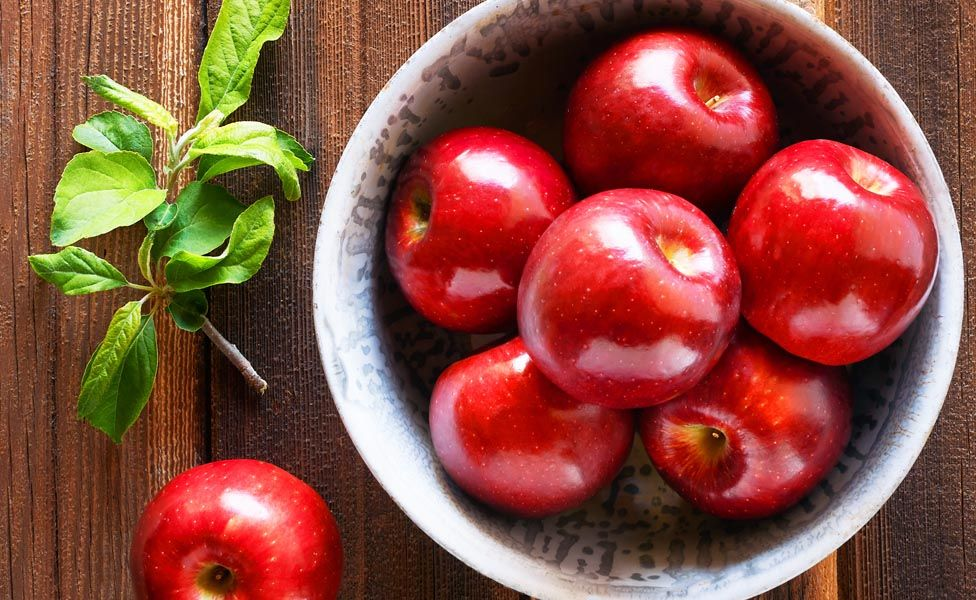
#> input picture elma.jpg, 976 x 600 px, found by its file name
$ python Sobel.py   (older library calls are emulated)
#> lines starting #> are read from the running program, lines starting #| are printed output that depends on the picture
import cv2
import numpy as np

# Load the image
image = cv2.imread("C:/Users/Casper/Desktop/elma.jpg")
#> image is the input picture: shape (600, 976, 3); mean B, G, R 64, 77.6, 138.2

# Convert the image to grayscale
gray = cv2.cvtColor(image, cv2.COLOR_BGR2GRAY)
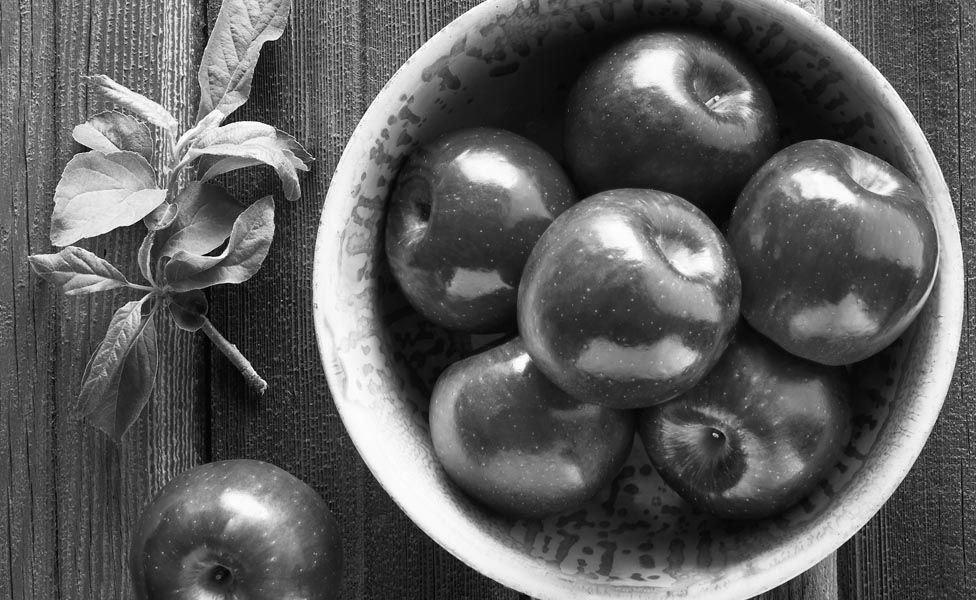
#> gray: shape (600, 976); min 0, max 255, mean 94.2

# Apply the Sobel filter
sobel_x = cv2.Sobel(gray, cv2.CV_64F, 1, 0, ksize=3)
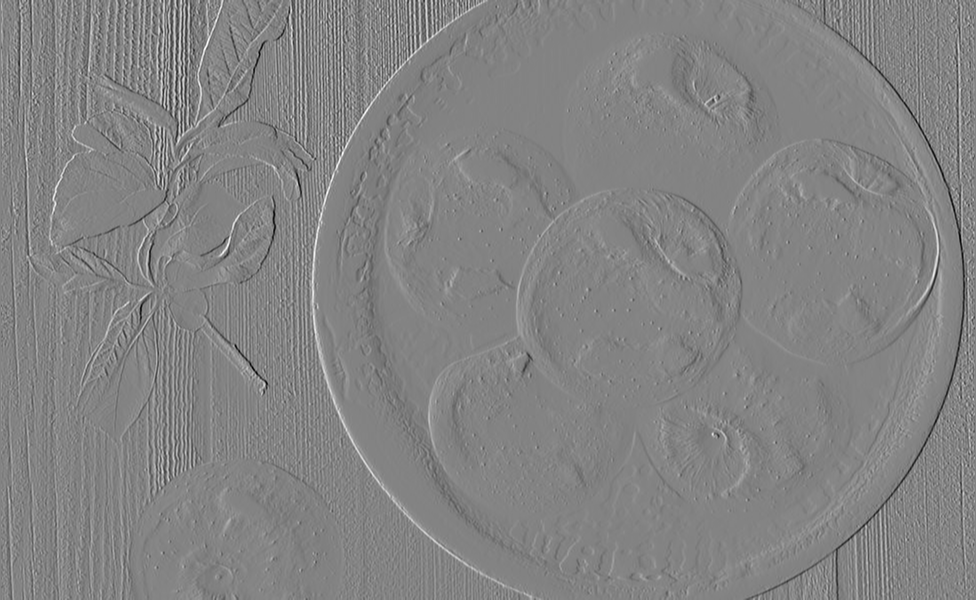
#> sobel_x: shape (600, 976) float64; min -836, max 786, mean 0; drawn with min black and max white
sobel_y = cv2.Sobel(gray, cv2.CV_64F, 0, 1, ksize=3)
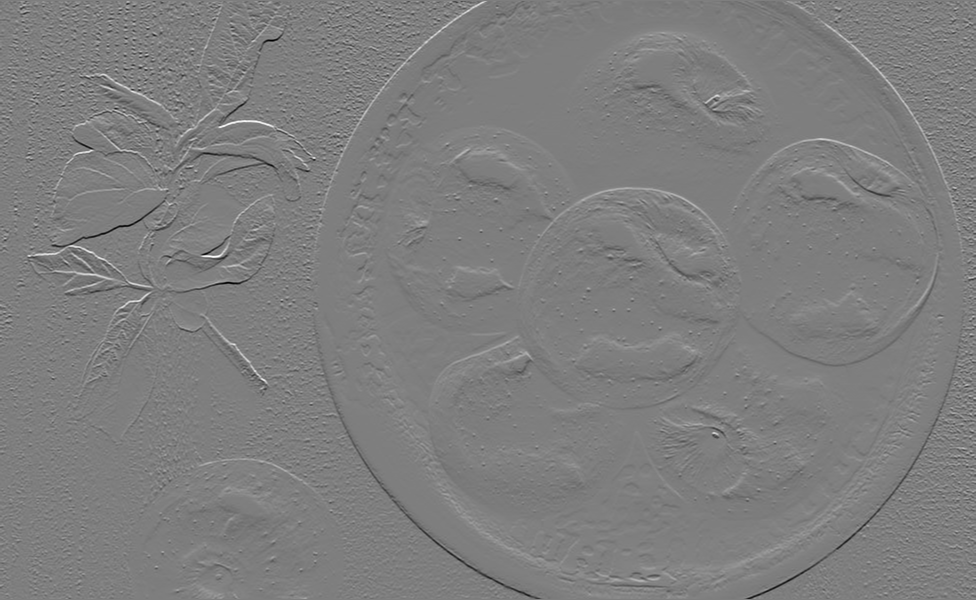
#> sobel_y: shape (600, 976) float64; min -904, max 916, mean -0.2; drawn with min black and max white
sobel = np.sqrt(np.square(sobel_x) + np.square(sobel_y))
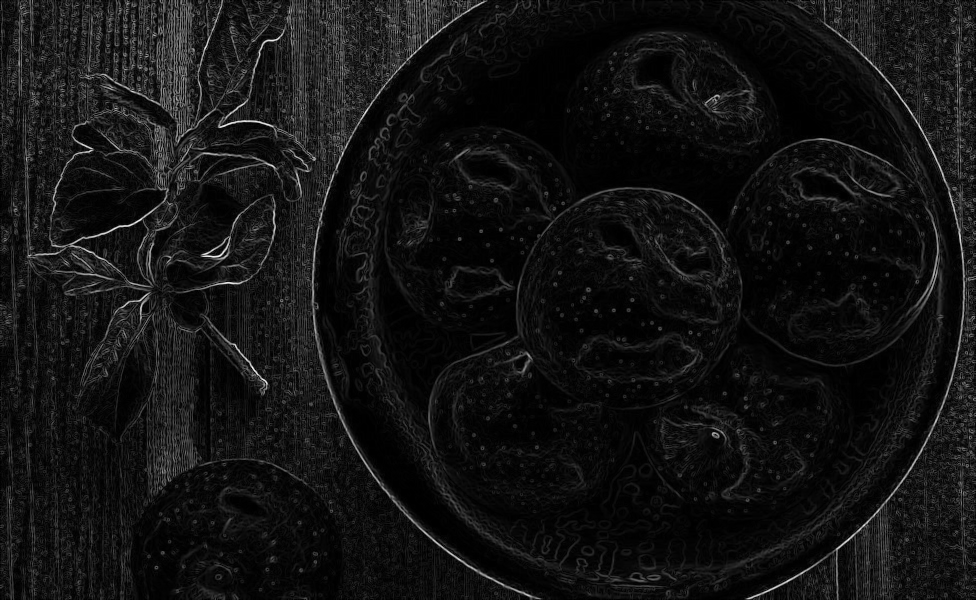
#> sobel: shape (600, 976) float64; min 0, max 968.6, mean 72.5; drawn with min black and max white
sobel = np.uint8(sobel)
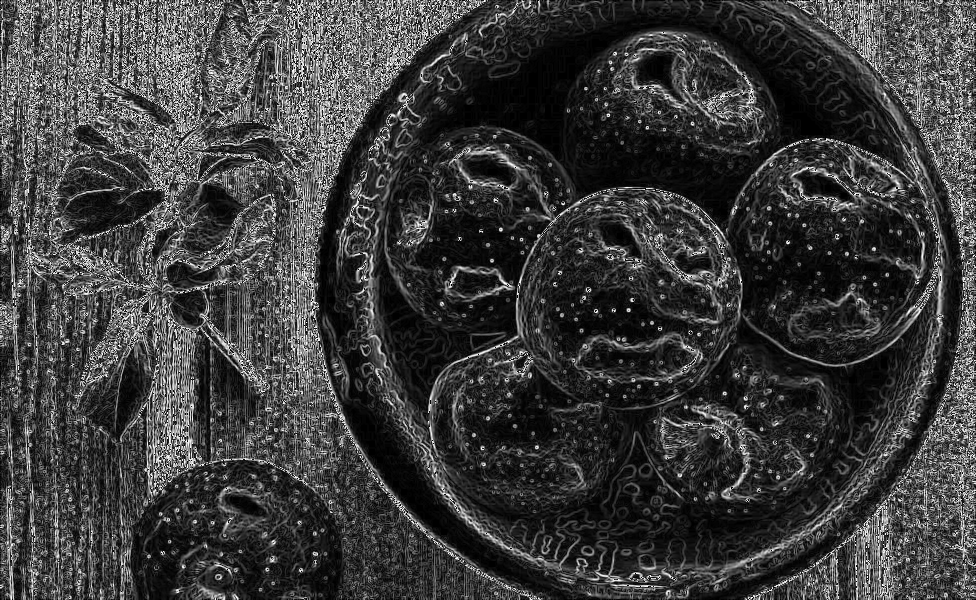
#> sobel: shape (600, 976); min 0, max 255, mean 60.5

# Save the output image
cv2.imwrite("sobel.jpg", sobel)

$ run again, with apple.jpeg copied over elma.jpg
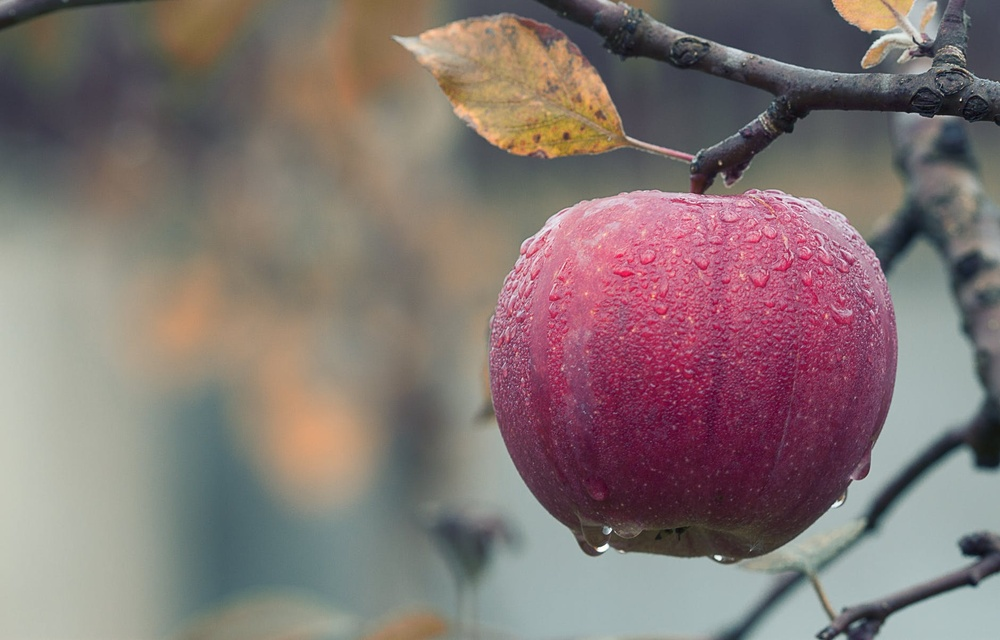
#> input picture apple.jpeg, 1000 x 640 px, shrunk from 1880 x 1204 before the run, found by its file name
#> image is the input picture: shape (640, 1000, 3); mean B, G, R 115.3, 117.1, 131.6
#> `sobel_y = cv2.Sobel(gray, cv2.CV_64F, 0, 1, ksize=3)`:
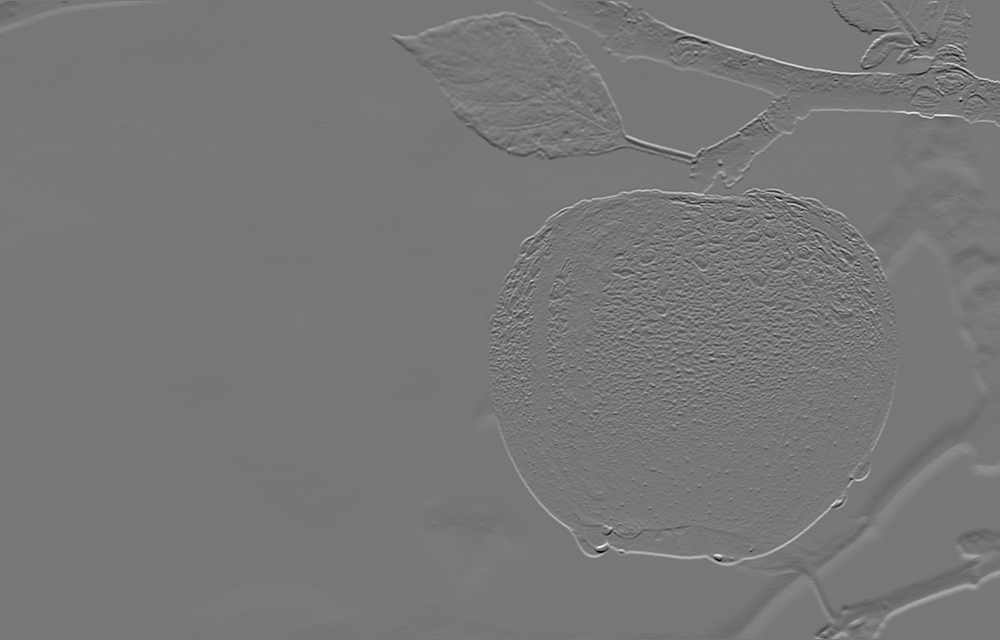
#> sobel_y: shape (640, 1000) float64; min -665, max 751, mean 0.7; drawn with min black and max white
#> `sobel = np.uint8(sobel)`:
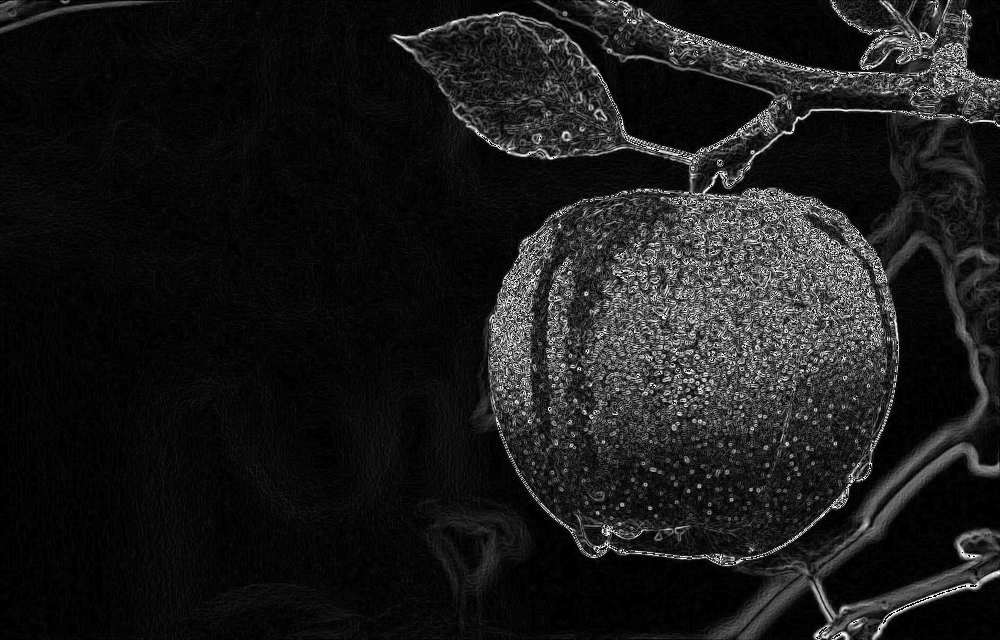
#> sobel: shape (640, 1000); min 0, max 255, mean 26.5
